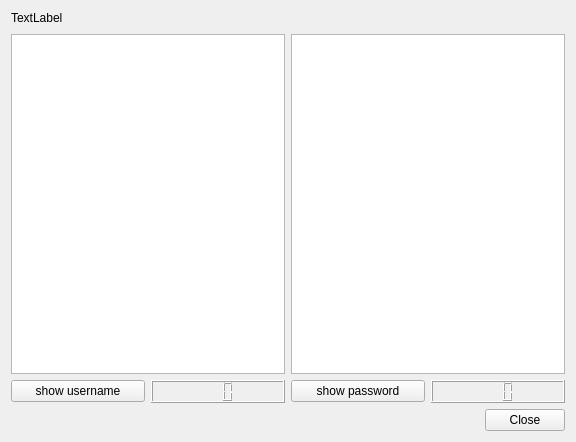
<?xml version="1.0" encoding="UTF-8"?>
<ui version="4.0">
 <class>QRWidget</class>
 <widget class="QWidget" name="QRWidget">
  <property name="geometry">
   <rect>
    <x>0</x>
    <y>0</y>
    <width>576</width>
    <height>442</height>
   </rect>
  </property>
  <property name="windowTitle">
   <string>Form</string>
  </property>
  <layout class="QVBoxLayout" name="verticalLayout">
   <item>
    <widget class="QLabel" name="entryTitle">
     <property name="text">
      <string>TextLabel</string>
     </property>
    </widget>
   </item>
   <item>
    <spacer name="verticalSpacer">
     <property name="orientation">
      <enum>Qt::Vertical</enum>
     </property>
     <property name="sizeType">
      <enum>QSizePolicy::Fixed</enum>
     </property>
     <property name="sizeHint" stdset="0">
      <size>
       <width>1</width>
       <height>3</height>
      </size>
     </property>
    </spacer>
   </item>
   <item>
    <layout class="QHBoxLayout" name="horizontalLayout">
     <item>
      <widget class="QGraphicsView" name="UserDisplay"/>
     </item>
     <item>
      <widget class="QGraphicsView" name="PassDisplay"/>
     </item>
    </layout>
   </item>
   <item>
    <layout class="QHBoxLayout" name="horizontalLayout_2">
     <item>
      <widget class="QPushButton" name="showUserButton">
       <property name="text">
        <string>show username</string>
       </property>
      </widget>
     </item>
     <item>
      <widget class="QLCDNumber" name="UserTimeout">
       <property name="digitCount">
        <number>3</number>
       </property>
      </widget>
     </item>
     <item>
      <widget class="QPushButton" name="showPassButton">
       <property name="text">
        <string>show password</string>
       </property>
      </widget>
     </item>
     <item>
      <widget class="QLCDNumber" name="PassTimeout">
       <property name="digitCount">
        <number>3</number>
       </property>
      </widget>
     </item>
    </layout>
   </item>
   <item>
    <widget class="QDialogButtonBox" name="buttonBox">
     <property name="standardButtons">
      <set>QDialogButtonBox::Close</set>
     </property>
    </widget>
   </item>
  </layout>
 </widget>
 <resources/>
 <connections/>
</ui>
